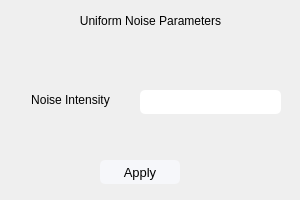
<?xml version="1.0" encoding="UTF-8"?>
<ui version="4.0">
 <class>UniformNoiseParameters</class>
 <widget class="QDialog" name="UniformNoiseParameters">
  <property name="geometry">
   <rect>
    <x>0</x>
    <y>0</y>
    <width>300</width>
    <height>200</height>
   </rect>
  </property>
  <property name="windowTitle">
   <string>Dialog</string>
  </property>
  <widget class="QLabel" name="label">
   <property name="geometry">
    <rect>
     <x>0</x>
     <y>10</y>
     <width>301</width>
     <height>21</height>
    </rect>
   </property>
   <property name="styleSheet">
    <string notr="true">font: 900 15pt &quot;Segoe UI Black&quot;;
color: rgb(0, 0, 0);</string>
   </property>
   <property name="text">
    <string>Uniform Noise Parameters</string>
   </property>
   <property name="alignment">
    <set>Qt::AlignCenter</set>
   </property>
  </widget>
  <widget class="QLineEdit" name="NoiseIntensity">
   <property name="geometry">
    <rect>
     <x>140</x>
     <y>90</y>
     <width>141</width>
     <height>24</height>
    </rect>
   </property>
   <property name="styleSheet">
    <string notr="true">border-radius: 5px;</string>
   </property>
   <property name="text">
    <string/>
   </property>
  </widget>
  <widget class="QPushButton" name="pushButton">
   <property name="geometry">
    <rect>
     <x>100</x>
     <y>160</y>
     <width>80</width>
     <height>24</height>
    </rect>
   </property>
   <property name="styleSheet">
    <string notr="true">QPushButton{
border-width: 1.5px;
border-radius: 5px;
font-size: 13px;
background-color: rgb(246, 247, 250);
color: black;
}

QPushButton:hover:!pressed{
background-color: qlineargradient(x1: 0.5, y1: 1, x2: 0.5, y2: 1, stop: 0 #dadbde, stop: 1 #f6f7fa);
}</string>
   </property>
   <property name="text">
    <string>Apply</string>
   </property>
  </widget>
  <widget class="QLabel" name="label_3">
   <property name="geometry">
    <rect>
     <x>20</x>
     <y>90</y>
     <width>101</width>
     <height>20</height>
    </rect>
   </property>
   <property name="styleSheet">
    <string notr="true">font: 900 10pt &quot;Segoe UI Black&quot;;
color: rgb(0, 0, 0);</string>
   </property>
   <property name="text">
    <string>Noise Intensity</string>
   </property>
   <property name="alignment">
    <set>Qt::AlignCenter</set>
   </property>
  </widget>
 </widget>
 <resources/>
 <connections/>
</ui>
